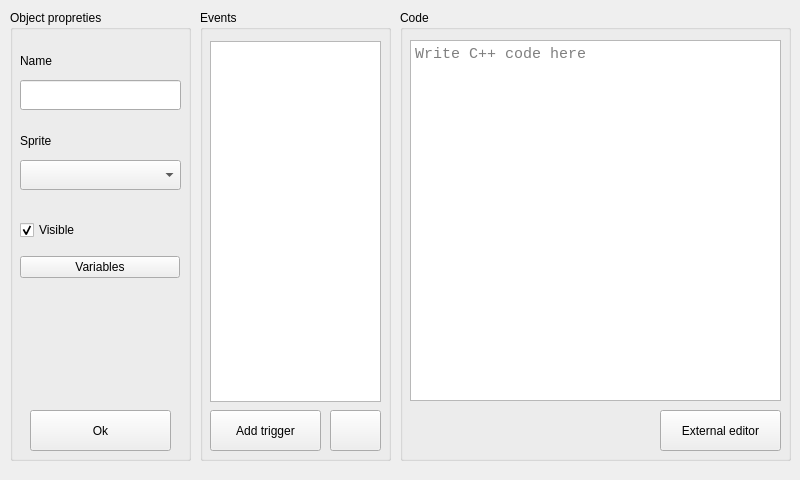
<?xml version="1.0" encoding="UTF-8"?>
<ui version="4.0">
 <class>ObjectEditor</class>
 <widget class="QMainWindow" name="ObjectEditor">
  <property name="geometry">
   <rect>
    <x>0</x>
    <y>0</y>
    <width>800</width>
    <height>480</height>
   </rect>
  </property>
  <property name="minimumSize">
   <size>
    <width>800</width>
    <height>480</height>
   </size>
  </property>
  <property name="maximumSize">
   <size>
    <width>16777215</width>
    <height>480</height>
   </size>
  </property>
  <property name="windowTitle">
   <string>Edit objec</string>
  </property>
  <widget class="QWidget" name="centralwidget">
   <widget class="QGroupBox" name="groupBox">
    <property name="geometry">
     <rect>
      <x>10</x>
      <y>10</y>
      <width>181</width>
      <height>451</height>
     </rect>
    </property>
    <property name="title">
     <string>Object propreties</string>
    </property>
    <widget class="QLabel" name="label">
     <property name="geometry">
      <rect>
       <x>10</x>
       <y>40</y>
       <width>71</width>
       <height>22</height>
      </rect>
     </property>
     <property name="text">
      <string>Name</string>
     </property>
    </widget>
    <widget class="QLineEdit" name="txtObjName">
     <property name="geometry">
      <rect>
       <x>10</x>
       <y>70</y>
       <width>161</width>
       <height>30</height>
      </rect>
     </property>
    </widget>
    <widget class="QPushButton" name="btnOk">
     <property name="geometry">
      <rect>
       <x>20</x>
       <y>400</y>
       <width>141</width>
       <height>41</height>
      </rect>
     </property>
     <property name="text">
      <string>Ok</string>
     </property>
     <property name="icon">
      <iconset resource="resources.qrc">
       <normaloff>:/icons/ok</normaloff>:/icons/ok</iconset>
     </property>
    </widget>
    <widget class="QLabel" name="label_2">
     <property name="geometry">
      <rect>
       <x>10</x>
       <y>120</y>
       <width>71</width>
       <height>22</height>
      </rect>
     </property>
     <property name="text">
      <string>Sprite</string>
     </property>
    </widget>
    <widget class="QComboBox" name="cmbSpriteSel">
     <property name="geometry">
      <rect>
       <x>10</x>
       <y>150</y>
       <width>161</width>
       <height>30</height>
      </rect>
     </property>
    </widget>
    <widget class="QWidget" name="verticalLayoutWidget">
     <property name="geometry">
      <rect>
       <x>10</x>
       <y>200</y>
       <width>160</width>
       <height>80</height>
      </rect>
     </property>
     <layout class="QVBoxLayout" name="verticalLayout">
      <item>
       <widget class="QCheckBox" name="chkVisible">
        <property name="text">
         <string>Visible</string>
        </property>
        <property name="checked">
         <bool>true</bool>
        </property>
       </widget>
      </item>
      <item>
       <widget class="QPushButton" name="btnVariables">
        <property name="text">
         <string>Variables</string>
        </property>
       </widget>
      </item>
     </layout>
    </widget>
   </widget>
   <widget class="QGroupBox" name="groupBox_2">
    <property name="geometry">
     <rect>
      <x>200</x>
      <y>10</y>
      <width>191</width>
      <height>451</height>
     </rect>
    </property>
    <property name="title">
     <string>Events</string>
    </property>
    <widget class="QListWidget" name="lstEvents">
     <property name="geometry">
      <rect>
       <x>10</x>
       <y>31</y>
       <width>171</width>
       <height>361</height>
      </rect>
     </property>
     <property name="iconSize">
      <size>
       <width>32</width>
       <height>32</height>
      </size>
     </property>
     <property name="itemAlignment">
      <set>Qt::AlignLeading</set>
     </property>
    </widget>
    <widget class="QPushButton" name="btnAddEvent">
     <property name="geometry">
      <rect>
       <x>10</x>
       <y>400</y>
       <width>111</width>
       <height>41</height>
      </rect>
     </property>
     <property name="text">
      <string>Add trigger</string>
     </property>
    </widget>
    <widget class="QPushButton" name="btnRemEvent">
     <property name="geometry">
      <rect>
       <x>130</x>
       <y>400</y>
       <width>51</width>
       <height>41</height>
      </rect>
     </property>
     <property name="text">
      <string/>
     </property>
     <property name="icon">
      <iconset resource="resources.qrc">
       <normaloff>:/icons/cancel</normaloff>:/icons/cancel</iconset>
     </property>
    </widget>
   </widget>
   <widget class="QGroupBox" name="groupBox_3">
    <property name="geometry">
     <rect>
      <x>400</x>
      <y>10</y>
      <width>391</width>
      <height>451</height>
     </rect>
    </property>
    <property name="title">
     <string>Code</string>
    </property>
    <widget class="QTextEdit" name="txtCode">
     <property name="geometry">
      <rect>
       <x>10</x>
       <y>30</y>
       <width>371</width>
       <height>361</height>
      </rect>
     </property>
     <property name="font">
      <font>
       <family>Consolas</family>
       <pointsize>11</pointsize>
      </font>
     </property>
     <property name="tabStopDistance">
      <double>20.000000000000000</double>
     </property>
     <property name="placeholderText">
      <string>Write C++ code here</string>
     </property>
    </widget>
    <widget class="QPushButton" name="btnExternalCode">
     <property name="geometry">
      <rect>
       <x>260</x>
       <y>400</y>
       <width>121</width>
       <height>41</height>
      </rect>
     </property>
     <property name="text">
      <string>External editor</string>
     </property>
    </widget>
   </widget>
  </widget>
 </widget>
 <resources>
  <include location="resources.qrc"/>
 </resources>
 <connections/>
</ui>
